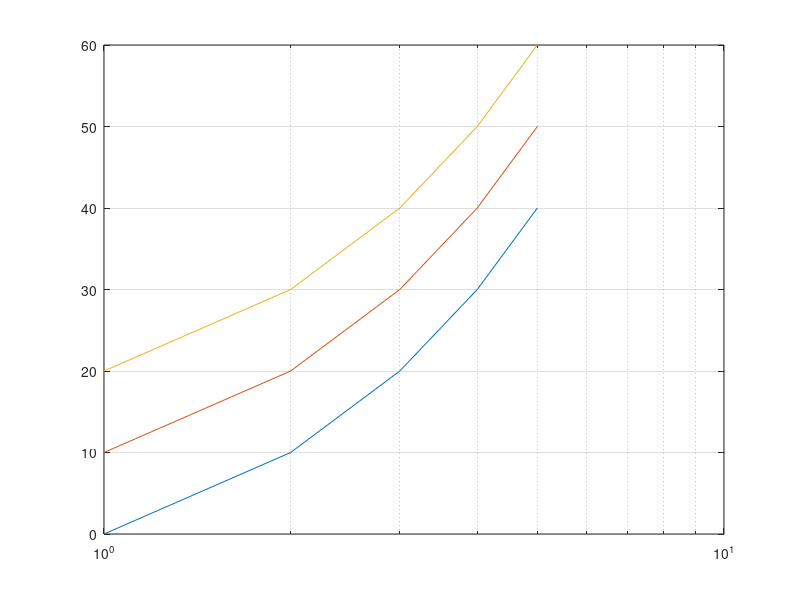

Reproduce this figure in MATLAB.
y = [0 10 20 30 40];
semilogx(y)
grid on;
y = [ 0    10    20
     10    20    30
     20    30    40
     30    40    50
     40    50    60];

semilogx(y)
grid on;
